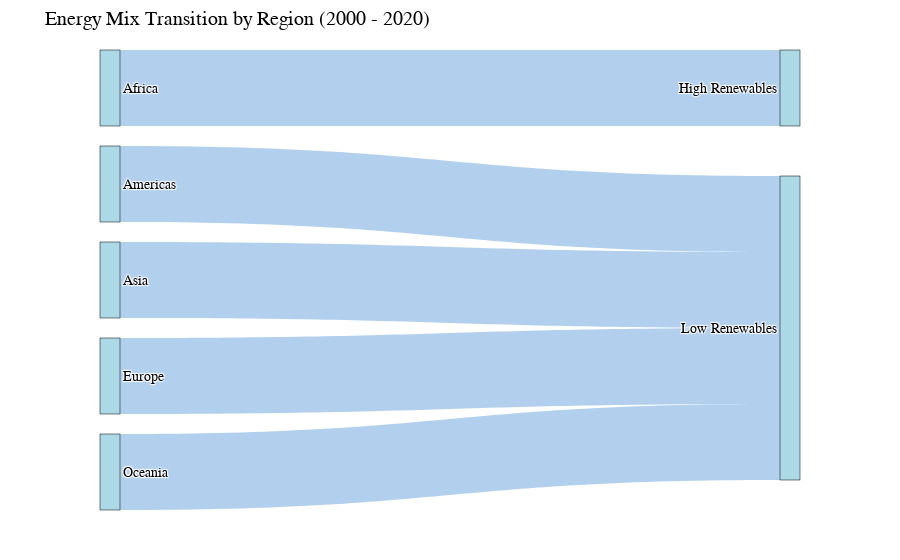

The notebook cell this image was saved under:
### Code cell
# Energy Mix Transition by Region (Sankey Plot)

import pandas as pd
import plotly.graph_objects as go

# Load your data
df = pd.read_csv("../data/cleaned/enhanced_energy_features.csv") 

# Categorization logic
def categorize(share):
    if share >= 50:
        return 'High Renewables'
    elif share >= 30:
        return 'Moderate Renewables'
    else:
        return 'Low Renewables'

# Average renewables by region
df_region = df[['region', 'renewables_share_pct']].dropna()
avg_renew = df_region.groupby('region')['renewables_share_pct'].mean().reset_index()
avg_renew['category'] = avg_renew['renewables_share_pct'].apply(categorize)

# Sankey structure
sankey_df = avg_renew[['region', 'category']]
sankey_df['count'] = 1

labels = list(sankey_df['region'].unique()) + list(sankey_df['category'].unique())
label_map = {label: i for i, label in enumerate(labels)}

sources = sankey_df['region'].map(label_map).tolist()
targets = sankey_df['category'].map(label_map).tolist()
values = sankey_df['count'].tolist()

# Sankey chart
fig = go.Figure(data=[go.Sankey(
    node=dict(
        pad=20,
        thickness=20,
        line=dict(color="black", width=0.5),
        label=labels,
        color="lightblue"
    ),
    link=dict(
        source=sources,
        target=targets,
        value=values,
        color="rgba(0, 100, 200, 0.3)"
    )
)])

fig.update_layout(
    title_text="Energy Mix Transition by Region (2000 - 2020)",
    font=dict(size=14, color="black", family="Arial"),
    margin=dict(l=100, r=100, t=50, b=50)
)

fig.show()

### Figure 1 — Plotly figure (JSON) as saved in the notebook; plotly's stock layout.template omitted (floating-point values rounded to 4 significant figures)
{"data": [{"link": {"color": "rgba(0, 100, 200, 0.3)", "source": [0, 1, 2, 3, 4], "target": [5, 6, 6, 6, 6], "value": [1, 1, 1, 1, 1]}, "node": {"color": "lightblue", "label": ["Africa", "Americas", "Asia", "Europe", "Oceania", "High Renewables", "Low Renewables"], "line": {"color": "black", "width": 0.5}, "pad": 20, "thickness": 20}, "type": "sankey"}], "layout": {"font": {"color": "black", "family": "Arial", "size": 14}, "margin": {"b": 50, "l": 100, "r": 100, "t": 50}, "title": {"text": "Energy Mix Transition by Region (2000 - 2020)"}}}
